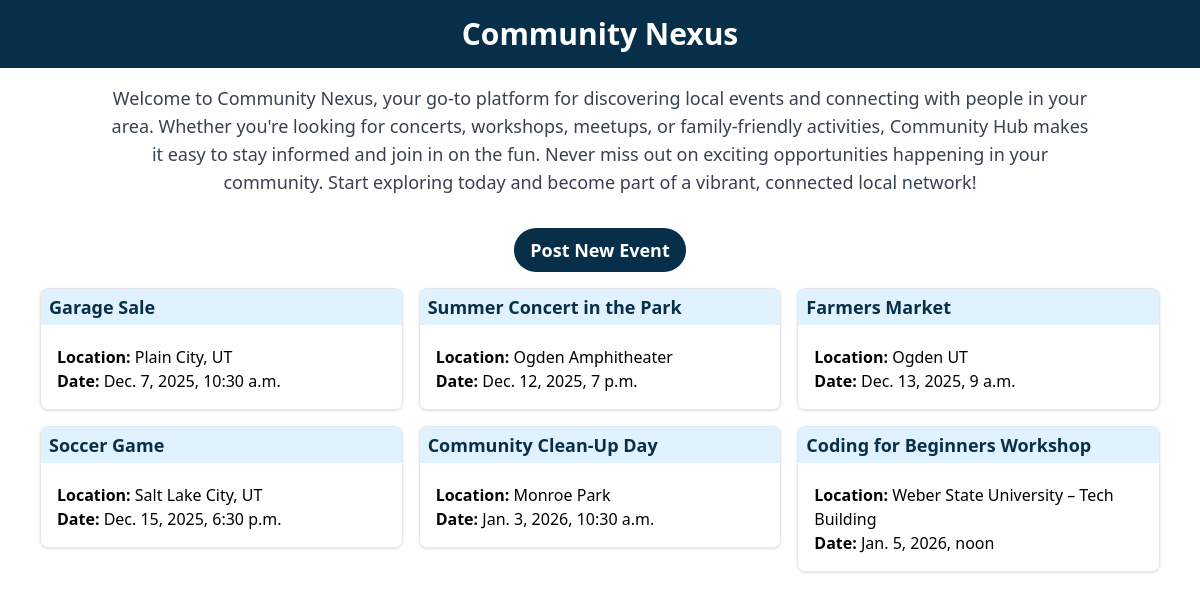
Screenshot of /events/ with the database file from the repository.
### events/models.py (models this page shows, shortened)
class Event(models.Model):
    title = models.CharField(max_length=200)
    description = models.TextField()
    location = models.CharField(max_length=255)
    date_time = models.DateTimeField()

### events/views.py (the view)
# urls.py: path("", views.event_list, name="event_list"),
def event_list(request):
    events = Event.objects.all().order_by('date_time')
    return render(request, "events/event_list.html", {"events": events})

### events/templates/events/event_list.html (shortened to what this page needs)
{% load static %}
<script src="https://cdn.tailwindcss.com"></script>
<h1 class="text-3xl font-bold text-center text-white bg-sky-950 py-4">
    Community Nexus
</h1>
<p class="text-gray-700 text-lg mx-auto text-center p-4 container">
    Welcome to Community Nexus, your go-to platform for discovering local events and connecting with people in your area. Whether you're looking for concerts, workshops, meetups, or family-friendly activities, Community Hub makes it easy to stay informed and join in on the fun.
    Never miss out on exciting opportunities happening in your community. Start exploring today and become part of a vibrant, connected local network!
</p>
<div class="text-center my-4">
    <a href="{% url 'event_create' %}">
        <button class="bg-sky-950 text-white text-lg font-semibold py-2 px-4 rounded-3xl hover:bg-sky-200 hover:text-black">
            Post New Event
        </button>
    </a>
</div>
<ul class="max-w-6xl mx-auto grid grid-cols-1 sm:grid-cols-2 lg:grid-cols-3 gap-4 px-4">
    {% for event in events %}
    <a href="{% url 'event_detail' event.pk %}" class="block no-underline">
        <li class="border rounded-lg shadow hover:shadow-lg hover:bg-gray-50 transition cursor-pointer">
            <h2 class="text-lg text-sky-950 font-bold mb-1 bg-sky-100 w-full px-2 py-1 rounded-t">
                {{ event.title }}
            </h2>
            <div class="p-4">
                <p><strong>Location:</strong> {{ event.location }}</p>
                <p><strong>Date:</strong> {{ event.date_time }}</p>
            </div>
        </li>
    </a>
    {% empty %}
        <li class="text-center text-gray-500">No events available.</li>
    {% endfor %}
</ul>

### rows the page displays
Event: title "Garage Sale", location "Plain City, UT", date_time "Dec. 7, 2025, 10:30 a.m."
Event: title "Summer Concert in the Park", location "Ogden Amphitheater", date_time "Dec. 12, 2025, 7 p.m."
Event: title "Farmers Market", location "Ogden UT", date_time "Dec. 13, 2025, 9 a.m."
Event: title "Soccer Game", location "Salt Lake City, UT", date_time "Dec. 15, 2025, 6:30 p.m."
Event: title "Community Clean-Up Day", location "Monroe Park", date_time "Jan. 3, 2026, 10:30 a.m."
Event: title "Coding for Beginners Workshop", location "Weber State University – Tech Building", date_time "Jan. 5, 2026, noon"
